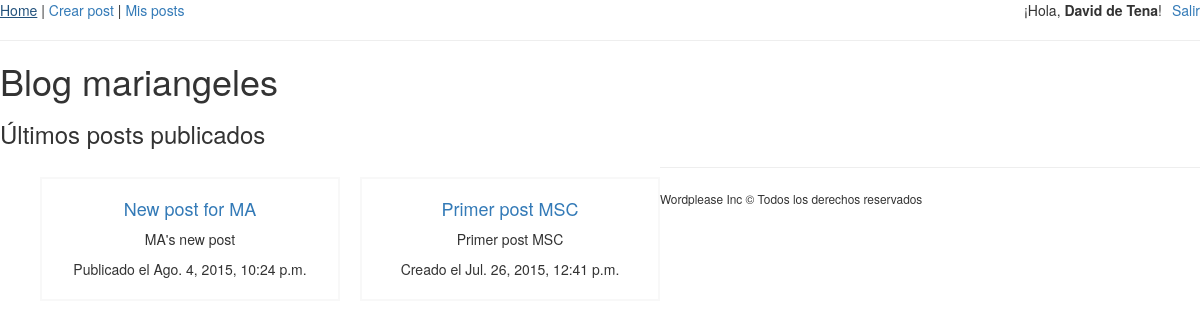
Screenshot of /blogs/mariangeles/ (signed in) with the database file from the repository.
### posts/models.py (models this page shows, shortened)
class Post(models.Model):
    blog = models.ForeignKey(Blog)                                 # El blog es FK. Es un 1-n (1 blog - n posts)
    title = models.CharField(max_length=100, validators=[badwords_detector])
    summary = models.CharField(max_length=200, validators=[badwords_detector])
    body = models.TextField(validators=[badwords_detector])
    imageUrl = models.URLField(blank=True, null=True, default="")   # Imagen url opcional
    created_at = models.DateTimeField(auto_now_add=True)            # Se guarda la fecha al crearse
    modified_at = models.DateTimeField(auto_now=True)               # Se actualiza cada vez que se guarde
    categories = models.ManyToManyField(Category, blank=True, null=True)
    published_at = models.DateTimeField(auto_now_add=True, blank=True, null=True)

### blogs/models.py (models this page shows)
class Blog(models.Model):
    owner = models.OneToOneField(User)
    created_at = models.DateTimeField(auto_now_add=True)        # Se guarda al crearse el blog
    def __unicode__(self):
        return self.owner.username

### posts/views.py (the view, shortened to what this page needs)
# urls.py: url(r'^blogs/(?P<username>[a-z]+)/$', UserPostsView.as_view(), name='blog_posts'),     # listado posts blog usuario, basada en la clase UserPostView
class UserPostsView(View, PostsQuerySet):
    def get(self, request, username):
        possible_posts = self.get_posts_blog_queryset(self.request, username)
        if len(possible_posts) > 0:
            context = {
                "post_list": possible_posts
            }
            return render(request, 'posts/user_posts.html', context)
        else:
            return HttpResponseNotFound('No existe el blog')

### posts/templates/posts/user_posts.html (shortened to what this page needs)
{% extends 'base.html' %}
{% block section %}
    <h1>Blog <span>{{ post_list.0.blog }}</span></h1>
    {% if post_list|length > 0 %}
        {% include 'posts/post_loop.html' %}
    {% else %}
        <p>Este blog aún no tiene posts</p>
    {% endif %}
{% endblock %}

### wordplease/templates/base.html (shortened to what this page needs)
{% load staticfiles %}
<!DOCTYPE html>
<html lang="es">
<head>
    <link rel="stylesheet" href="{% static 'css/bootstrap.min.css' %}">
    <link rel="stylesheet" href="{% static 'css/bootstrap-theme.min.css' %}">
</head>
<body>
    <nav>
        <a href="{% url 'post_home' %}">Home</a>
        |
        {% if user.is_authenticated %}
            <a href="{% url 'post_create' %}">Crear post</a>
            |
            <a href="{% url 'blog_posts' user %}">Mis posts</a>
            <a style="float: right;" href="{% url 'user_logout' %}">Salir</a>
            <span style="float: right; margin-right: 10px">¡Hola, <strong>{{ user.first_name }} {{ user.last_name }}</strong>! </span>
        {% else %}
            <a href="{% url 'user_login' %}">Entrar</a>
            |
            <a href="{% url 'user_signup' %}">Registrarse</a>
        {% endif %}
    </nav>
    <hr>
    <section>
        {% block section %}
        {% endblock %}
    </section>
    <hr>
    <footer>
        <small>Wordplease Inc &copy; Todos los derechos reservados</small>
    </footer>
</body>
</html>

### posts/templates/posts/post_loop.html (shortened to what this page needs)
<h3>Últimos posts publicados</h3>
<ul class="post-list">
{% for post in post_list %}
    <li>
        <div>
            <h4><a href="{% url 'post_detail' post.blog post.pk %}">{{ post.title }}</a></h4>
            <p>{{ post.summary }}</p>
            {% if post.published_at %}
            <p>Publicado el {{ post.published_at}}</p>
            {% else %}
            <p>Creado el {{ post.created_at}}</p>
            {% endif %}
        </div>
    </li>
{% endfor %}
</ul>

### wordplease/templates/base.html (style rules this page uses)
ul.post-list { list-style: none; }
ul.post-list li { float: left; margin: 20px 20px 20px 0; }
ul.post-list li:last-child { margin-right: 0; }
ul.post-list li div { border:2px solid #f8f8f8; padding: 10px; text-align: center; width: 300px; }
ul.post-list li div h4 { text-align: center; }

### rows the page displays
Post: blog.username "mariangeles", title "New post for MA", summary "MA's new post", published_at "Ago. 4, 2015, 10:24 p.m."
Post: title "Primer post MSC", summary "Primer post MSC", created_at "Jul. 26, 2015, 12:41 p.m."

### other values shown
{{ user.first_name }} "David"
{{ user.last_name }} "de Tena"
